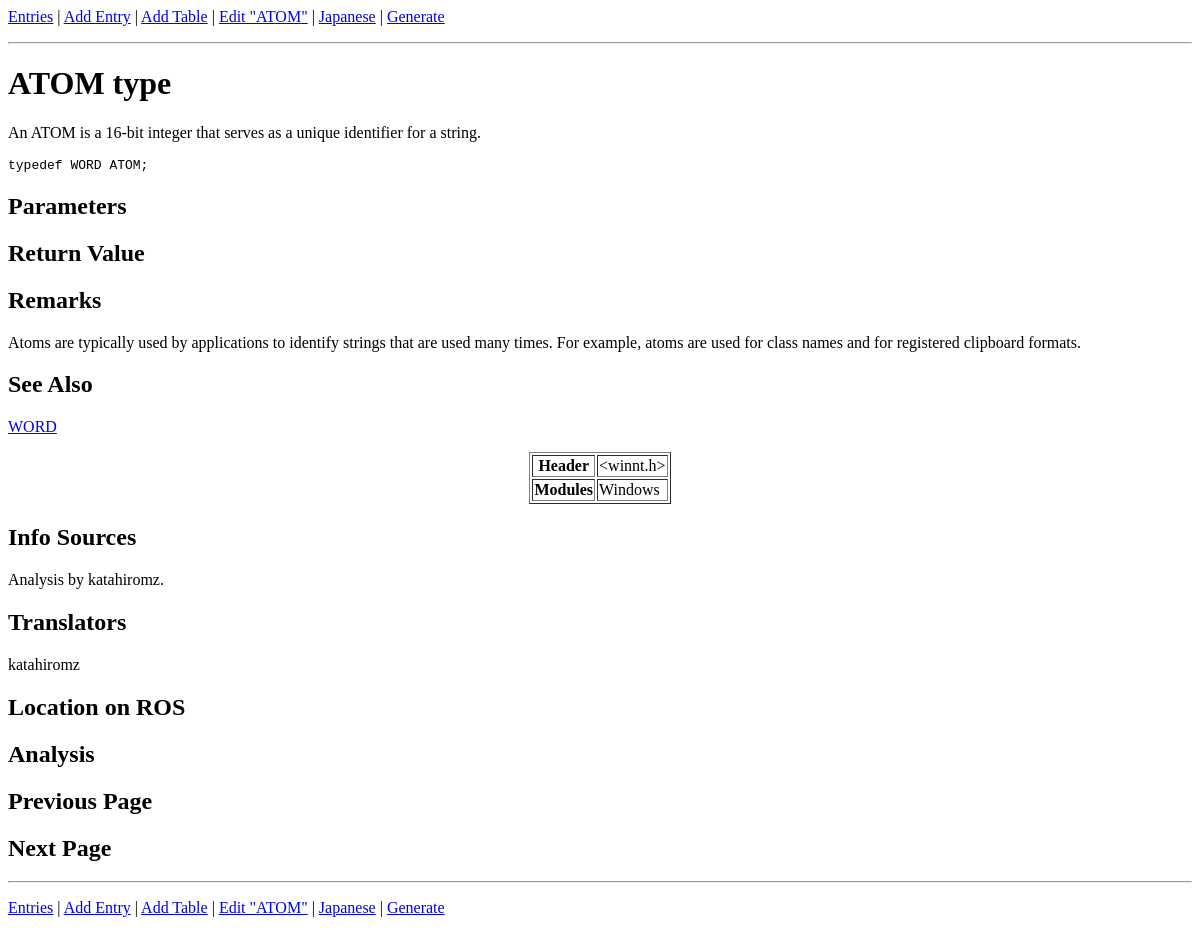
The page /show_entry.php?entry_name=ATOM on the database as committed earlier.
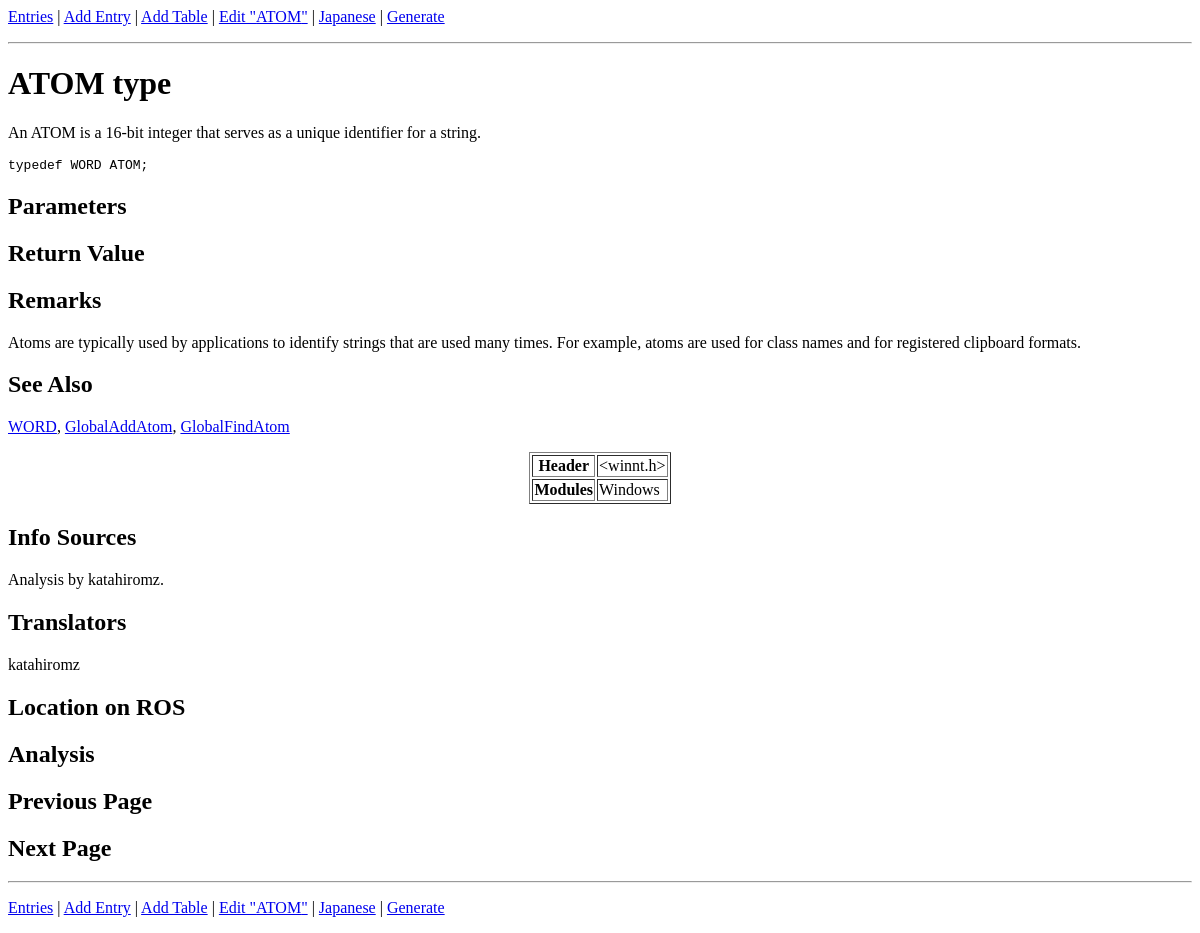
The same page on the database as committed later.
### tables this page shows
CREATE TABLE `entries` (
  `entry_name` varchar(60) NOT NULL,
  `entry_type` varchar(32) NOT NULL,
  `description` varchar(8192) DEFAULT NULL,
  `syntax` varchar(2048) DEFAULT NULL,
  `parameters` varchar(2048) DEFAULT NULL,
  `return_value` varchar(1024) DEFAULT NULL,
  `remarks` varchar(4096) DEFAULT NULL,
  `see_also` varchar(2048) DEFAULT NULL,
  `added_time` timestamp NOT NULL DEFAULT current_timestamp(),
  `modified_time` timestamp NOT NULL DEFAULT current_timestamp(),
  `header` varchar(128) DEFAULT NULL,
  `modules` varchar(128) DEFAULT NULL,
  `sources` varchar(256) DEFAULT NULL,
  `translators` varchar(128) DEFAULT NULL,
  `ros_location` varchar(256) DEFAULT NULL,
  `analysis` varchar(512) DEFAULT NULL,
  `prev_page` varchar(64) NOT NULL,
  `next_page` varchar(64) NOT NULL
);

### show_entry.php (the view, shortened to what this page needs)
<?php
function translate($text) {
	return $text;
}
function get_field($name) {
	global $assoc;
	if (isset($assoc) && isset($assoc[$name])) {
		return htmlspecialchars($assoc[$name]);
	}
	return NULL;
}
function get_paragraph($field) {
	$field = preg_replace('/\r\n/', "\n", $field);
	$field = preg_replace('/\n\n\n+/', "\n\n", $field);
	$field = preg_replace('/\n +\n/', "\n\n", $field);
	$paragraphs = explode("\n\n", $field);
	$array = array();
	foreach ($paragraphs as $paragraph) {
		if (preg_match('/^ *\* /', $paragraph)) {
			$items = preg_split('/(^|\n) *\*/', $paragraph);
			array_shift($items);
			$paragraph = "<ul>\n";
			foreach ($items as $item) {
				$paragraph .= "<li>";
				$paragraph .= $item;
				$paragraph .= "</li>\n";
			}
			$paragraph .= "</ul>\n";
		} else if (preg_match('/\[table:([^\]]+)\]/m', $paragraph, $matches)) {
			$paragraph = get_table($matches[1]);
		} else if (preg_match('/&lt;pre&gt;/m', $paragraph, $matches) &&
                   preg_match('/&lt;\/pre&gt;/m', $paragraph, $matches)) {
            $paragraph = str_replace("&lt;pre&gt;", "", $paragraph);
            $paragraph = str_replace("&lt;/pre&gt;", "", $paragraph);
            $paragraph = "<pre>" . $paragraph . "</pre>\n";
		} else {
			$paragraph = "<p>" . $paragraph . "</p>\n";
		}
		$array[] = $paragraph;
	}
	return implode("\n", $array);
}
function get_sources($name) {
	$sources = get_field($name);
	return preg_replace('/^((https?|ftp)(:\/\/[-_.!~*\'()a-zA-Z0-9;\/?:\@&=+\$,%#]+))$/', '<a href="${1}" target="_blank">${1}</a>', $sources);
}
function get_see_also() {
	$see_also = get_field("see_also");
	if ($see_also) {
		$see_also = explode(",", $see_also);
		$a = array();
		foreach ($see_also as $item) {
			$item = trim($item);
			$a[] = "<a href=\"show_entry.php?entry_name=" . $item . "\">" . $item . "</a>";
		}
		return implode(", ", $a);
	}
	return "";
}
function replace_keyword($text) {
	$see_also = get_field("see_also");
	if ($see_also) {
		$see_also = explode(",", $see_also);
		sort($see_also);
		$see_also = array_reverse($see_also);
		foreach ($see_also as $item) {
			$item = trim($item);
			$text = preg_replace("/\\b" . $item . "\\b/",
				'<a href="show_entry.php?entry_name=' . $item . '">' . $item . "</a>",
				$text
			);
		}
	}
	return $text;
}
$names = array(
	'entry_name',
	'entry_type',
	'description',
	'syntax',
	'parameters',
	'return_value',
	'remarks',
	'see_also',
	'header',
	'modules',
	'sources',
	'translators',
	'ros_location',
	'analysis',
	'prev_page',
	'next_page'
);
$mysqli = new mysqli("localhost", "root");
if ($mysqli) {
	$mysqli->set_charset("utf8");
	$mysqli->select_db(constant('DB_NAME'));
	$q = "SELECT ";
	$i = 0;
	foreach ($names as $name) {
		if ($i != 0) {
			$q .= ", ";
		}
		$q .= $name;
		$i++;
	}
	$q .= " FROM entries ";
	$q .= "WHERE entry_name='";
	$q .= $mysqli->real_escape_string($_GET["entry_name"]);
	$q .= "'";
	$result = $mysqli->query($q);
	if ($result) {
		$assoc = $result->fetch_array(MYSQLI_ASSOC);
	} else {
		echo $mysqli->error;
	}
} else {
	echo "cannot connect";
}
?><html><head>
</head>
<body>
<p>
	<a href="entries.php">Entries</a> |
	<a href="add_entry.php">Add Entry</a> |
	<a href="add_table.php">Add Table</a> |
	<a href="edit_entry.php?entry_name=<?= $_GET["entry_name"] ?>">Edit "<?= $_GET["entry_name"] ?>"</a> |
	<a href="../ja/show_entry.php?entry_name=<?= $_GET["entry_name"] ?>">Japanese</a> |
	<a href="generate.php">Generate</a>
</p>
<hr />
<h1><?= translate(get_field("entry_name")) . " " . get_field("entry_type") ?></h1>
<?= replace_keyword(get_paragraph(get_field("description"))) ?>
<pre><?= get_field("syntax") ?></pre>
<h2>Parameters</h2>
<h2>Return Value</h2>
<h2>Remarks</h2>
<?= replace_keyword(get_paragraph(get_field("remarks"))) ?>
<h2>See Also</h2>
<p>
	<?= get_see_also() ?>
</p>
<table border="1" align="center">
	<tr>
		<th>Header</th>
		<td><?= get_field("header") ?></td>
	</tr>
	<tr>
		<th>Modules</th>
		<td><?= get_field("modules") ?></td>
	</tr>
</table>
<h2>Info Sources</h2>
<p>
	<?= get_sources("sources") ?>
</p>
<h2>Translators</h2>
<p>
	<?= get_sources("translators") ?>
</p>
<h2>Location on ROS</h2>
<h2>Analysis</h2>
<h2>Previous Page</h2>
<h2>Next Page</h2>
<hr />
<p>
	<a href="entries.php">Entries</a> |
	<a href="add_entry.php">Add Entry</a> |
	<a href="add_table.php">Add Table</a> |
	<a href="edit_entry.php?entry_name=<?= $_GET["entry_name"] ?>">Edit "<?= $_GET["entry_name"] ?>"</a> |
	<a href="../ja/show_entry.php?entry_name=<?= $_GET["entry_name"] ?>">Japanese</a> |
	<a href="generate.php">Generate</a>
</p>
</body></html>

Rows that differ between the two databases and show on the page:
changed entries "ATOM": see_also "WORD" → "WORD GlobalAddAtom GlobalFindAtom"
Other text that changed with them:
get_see_also(): (not shown) → ", ,"
